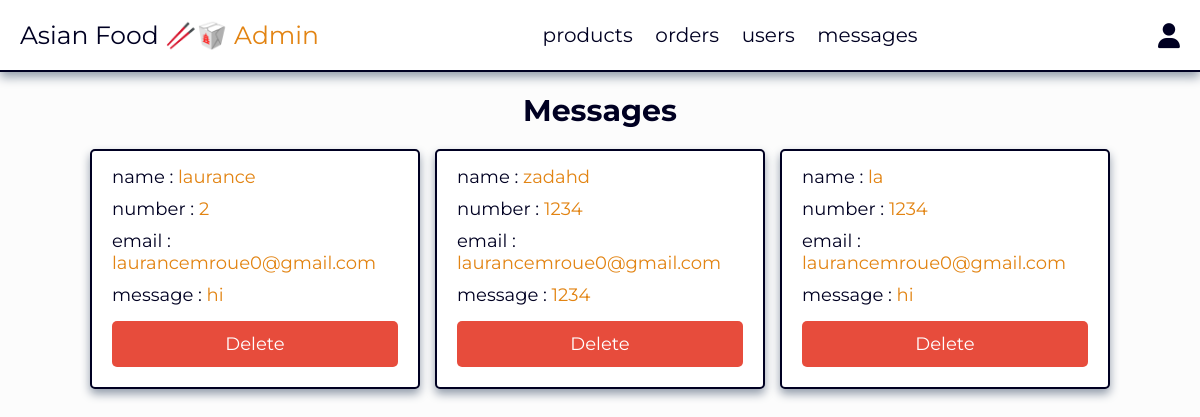
/admin/messages.php (signed in), run on the app's committed database.
### tables this page shows
CREATE TABLE `messages` (
  `id` int(100) NOT NULL,
  `user_id` int(100) NOT NULL,
  `name` varchar(100) NOT NULL,
  `email` varchar(100) NOT NULL,
  `number` varchar(12) NOT NULL,
  `message` varchar(500) NOT NULL
);

### admin/messages.php (the view, shortened to what this page needs)
<?php
include '../components/connect.php';
?>
<!DOCTYPE html>
<html lang="en">
<head>
   <link rel="stylesheet" href="https://cdnjs.cloudflare.com/ajax/libs/font-awesome/6.1.1/css/all.min.css">
   <link rel="stylesheet" href="../css/admin_style.css">
</head>
<body>
<?php include '../components/admin_header.php' ?>
<section class="messages">
   <h1 class="heading">messages</h1>
   <div class="box-container">
   <?php
      $select_messages = $conn->prepare("SELECT * FROM `messages`");
      $select_messages->execute();
      if($select_messages->rowCount() > 0){
         while($fetch_messages = $select_messages->fetch(PDO::FETCH_ASSOC)){
   ?>
   <div class="box">
      <p> name : <span><?= $fetch_messages['name']; ?></span> </p>
      <p> number : <span><?= $fetch_messages['number']; ?></span> </p>
      <p> email : <span><?= $fetch_messages['email']; ?></span> </p>
      <p> message : <span><?= $fetch_messages['message']; ?></span> </p>
      <a href="messages.php?delete=<?= $fetch_messages['id']; ?>" class="delete-btn" onclick="return confirm('delete this message?');">delete</a>
   </div>
   <?php
         }
      }else{
         echo '<p class="empty">you have no messages</p>';
      }
   ?>
   </div>
</section>
</body>
</html>

### css/admin_style.css (style rules this page uses)
:root { --main-color:#e28413; --red:#e74c3c; --orange:#f39c12; --black:#000022; --white:#fff; --light-bg:rgba(252, 252, 252, 0.781); --light-color: #000022; --border:.2rem solid var(--black); --box-shadow:0 .5rem 1rem rgb(146, 156, 170); }
* { font-family: 'Montserrat', sans-serif; margin:0; padding:0; box-sizing: border-box; text-decoration: none; outline: none; border:none; }
html { font-size: 62.5%; overflow-x: hidden; }
body { background-color: var(--light-bg); }
section { max-width: 1200px; margin:0 auto; padding:2rem; }
.btn, .delete-btn, .option-btn { display: block; margin-top: 1rem; border-radius: .5rem; cursor: pointer; width: 100%; font-size: 1.8rem; color:var(--white); padding:1.2rem 3rem; text-transform: capitalize; text-align: center; }
.delete-btn { background-color: var(--red); }
.heading { text-align: center; margin-bottom: 2rem; text-transform: capitalize; color:var(--black); font-size: 3rem; }
.messages .box-container { display: grid; grid-template-columns: repeat(auto-fit, 33rem); gap:1.5rem; justify-content: center; align-items: flex-start; }
.messages .box-container .box { background-color: var(--white); border-radius: .5rem; box-shadow: var(--box-shadow); border:var(--border); padding:2rem; padding-top: 1rem; }
.messages .box-container .box p { padding: .5rem 0; font-size: 1.8rem; color:var(--black); }
.messages .box-container .box p span { color:var(--main-color); }

### data on the page
messages: name "laurance", number "2", email "laurancemroue0@gmail.com", message "hi"
messages: name "zadahd", number "1234", email "laurancemroue0@gmail.com", message "1234"
messages: name "la", number "1234", email "laurancemroue0@gmail.com", message "hi"
